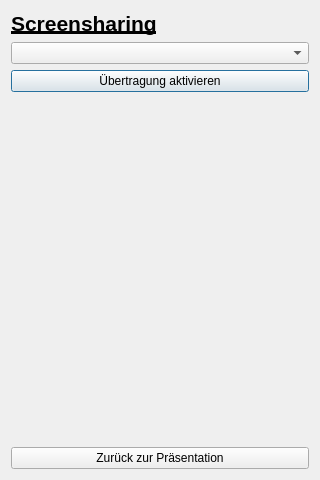
<?xml version="1.0" encoding="UTF-8"?>
<ui version="4.0">
 <class>ScreenshareClient</class>
 <widget class="QDialog" name="ScreenshareClient">
  <property name="geometry">
   <rect>
    <x>0</x>
    <y>0</y>
    <width>320</width>
    <height>480</height>
   </rect>
  </property>
  <property name="windowTitle">
   <string>Dialog</string>
  </property>
  <layout class="QVBoxLayout" name="verticalLayout">
   <item>
    <widget class="QLabel" name="label">
     <property name="text">
      <string>&lt;html&gt;&lt;head/&gt;&lt;body&gt;&lt;p&gt;&lt;span style=&quot; font-size:16pt; font-weight:700; text-decoration: underline;&quot;&gt;Screensharing&lt;/span&gt;&lt;/p&gt;&lt;/body&gt;&lt;/html&gt;</string>
     </property>
    </widget>
   </item>
   <item>
    <widget class="QComboBox" name="comboBox"/>
   </item>
   <item>
    <widget class="QPushButton" name="pushButton">
     <property name="text">
      <string>Übertragung aktivieren</string>
     </property>
    </widget>
   </item>
   <item>
    <spacer name="verticalSpacer">
     <property name="orientation">
      <enum>Qt::Vertical</enum>
     </property>
     <property name="sizeHint" stdset="0">
      <size>
       <width>20</width>
       <height>40</height>
      </size>
     </property>
    </spacer>
   </item>
   <item>
    <widget class="QPushButton" name="pushButton_2">
     <property name="text">
      <string>Zurück zur Präsentation</string>
     </property>
    </widget>
   </item>
  </layout>
 </widget>
 <resources/>
 <connections/>
</ui>
